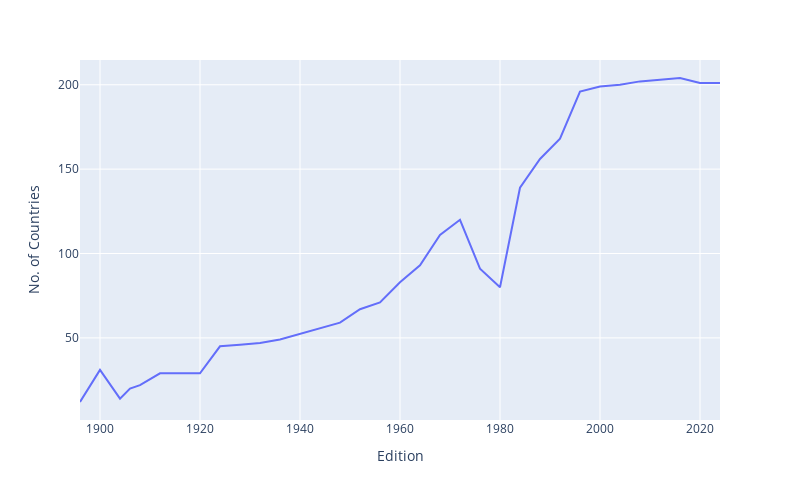

Write notebook code for a chart like this one.
### Code cell
fig = px.line(nations_over_time, x='Edition', y='No. of Countries', width=800, height=500)
fig.show()

### Figure 1 — Plotly figure (JSON) as saved in the notebook; plotly's stock layout.template omitted (floating-point values rounded to 4 significant figures)
{"data": [{"hovertemplate": "Edition=%{x}<br>No. of Countries=%{y}<extra></extra>", "legendgroup": "", "line": {"color": "#636efa", "dash": "solid"}, "marker": {"symbol": "circle"}, "mode": "lines", "name": "", "orientation": "v", "showlegend": false, "type": "scatter", "x": [1896, 1900, 1904, 1906, 1908, 1912, 1920, 1924, 1928, 1932, 1936, 1948, 1952, 1956, 1960, 1964, 1968, 1972, 1976, 1980, 1984, 1988, 1992, 1996, 2000, 2004, 2008, 2012, 2016, 2020, 2024], "xaxis": "x", "y": [12, 31, 14, 20, 22, 29, 29, 45, 46, 47, 49, 59, 67, 71, 83, 93, 111, 120, 91, 80, 139, 156, 168, 196, 199, 200, 202, 203, 204, 201, 201], "yaxis": "y"}], "layout": {"height": 500, "legend": {"tracegroupgap": 0}, "margin": {"t": 60}, "width": 800, "xaxis": {"anchor": "y", "autorange": true, "domain": [0, 1], "range": [1896, 2024], "title": {"text": "Edition"}, "type": "linear"}, "yaxis": {"anchor": "x", "autorange": true, "domain": [0, 1], "range": [1.333, 214.7], "title": {"text": "No. of Countries"}, "type": "linear"}}}
